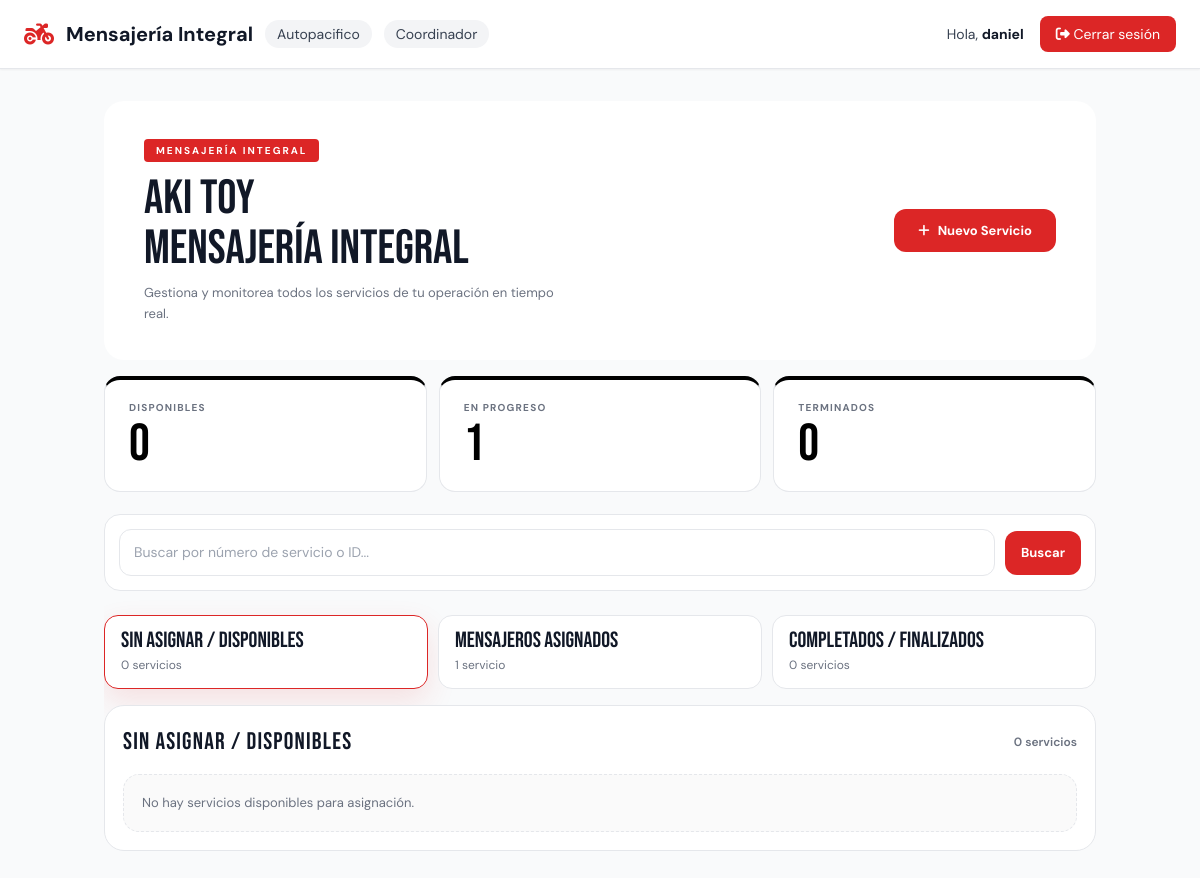
The page /inicio/ (signed in) on the database as committed earlier.
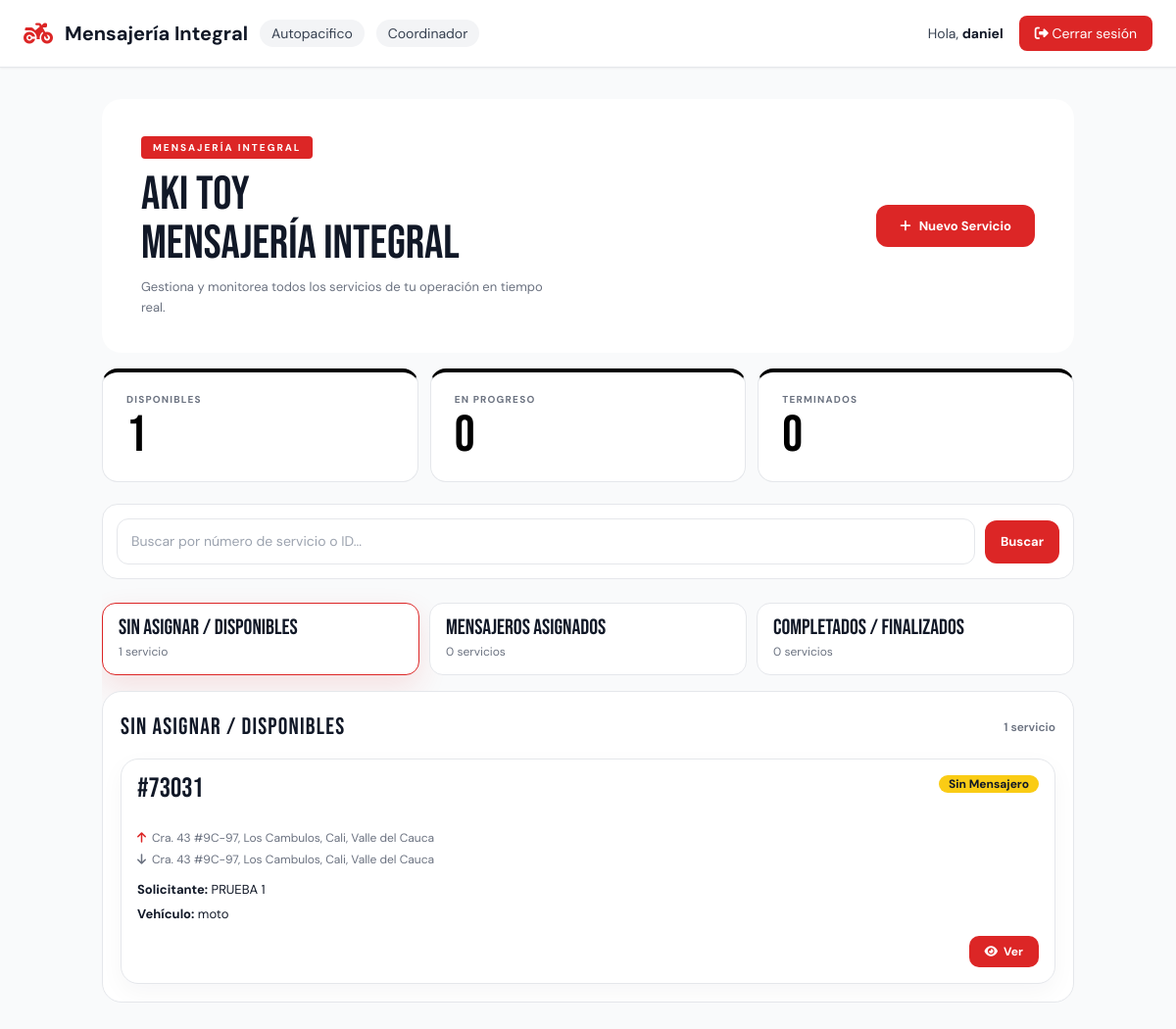
The same page on the database as committed later.
### servicios/models.py (models this page shows, shortened)
class Servicio(models.Model):
    ESTADO_CHOICES = [
        ('sin_asignar', 'Sin asignar'),
        ('en_progreso', 'En progreso'),
        ('terminado', 'Terminado'),
    ]
    PRIORIDAD_CHOICES = [
        ('normal', 'Normal'),
        ('alta', 'Alta'),
    ]
    empresa = models.ForeignKey(
        Empresa,
        on_delete=models.CASCADE,
        related_name='servicios',
        null=True,
        blank=True,
    )
    creado_por = models.ForeignKey(
        Usuario,
        on_delete=models.SET_NULL,
        null=True,
        blank=True,
        related_name='servicios_creados'
    )
    cliente = models.ForeignKey(
        Usuario,
        on_delete=models.CASCADE,
        related_name='servicios_cliente'
    )
    mensajero = models.ForeignKey(
        Usuario,
        on_delete=models.SET_NULL,
        null=True,
        blank=True,
        related_name='servicios_mensajero'
    )
    orden = models.CharField(max_length=20, unique=True, db_index=True)
    descripcion = models.TextField(blank=True)
    sede = models.CharField(max_length=100, blank=True)
    area = models.CharField(max_length=100, blank=True)
    nombre_solicitante = models.CharField(max_length=150, blank=True)
    telefono_solicitante = models.CharField(max_length=30, blank=True)
    ciudad_origen = models.CharField(max_length=100, blank=True)
    ciudad_destino = models.CharField(max_length=100, blank=True)
    origen = models.TextField()
    destino = models.TextField()
    fecha_entrega_deseada = models.DateField(null=True, blank=True)
    nombre_quien_recibe = models.CharField(max_length=150, blank=True)
    telefono_quien_recibe = models.CharField(max_length=30, blank=True)
    tipo_servicio = models.CharField(max_length=100, blank=True)
    tipo_pago = models.CharField(max_length=100, blank=True)
    descripcion_pago = models.TextField(blank=True)
    tipo_recorrido = models.CharField(max_length=100, blank=True)
    tipo_vehiculo = models.CharField(max_length=50)
    prioridad = models.CharField(max_length=10, choices=PRIORIDAD_CHOICES, default='normal')
    estado = models.CharField(max_length=20, choices=ESTADO_CHOICES, default='sin_asignar', db_index=True)
    fecha_creacion = models.DateTimeField(auto_now_add=True, db_index=True)
    origen_lat = models.DecimalField(max_digits=9, decimal_places=6, null=True, blank=True)
    origen_lng = models.DecimalField(max_digits=9, decimal_places=6, null=True, blank=True)
    destino_lat = models.DecimalField(max_digits=9, decimal_places=6, null=True, blank=True)
    destino_lng = models.DecimalField(max_digits=9, decimal_places=6, null=True, blank=True)
    mensajero_lat = models.DecimalField(max_digits=9, decimal_places=6, null=True, blank=True)
    mensajero_lng = models.DecimalField(max_digits=9, decimal_places=6, null=True, blank=True)
    mensajero_ubicacion_actualizada_en = models.DateTimeField(null=True, blank=True)
    class Meta:
        verbose_name = "Servicio"
        verbose_name_plural = "Servicios"

### dashboard/views.py (the view)
# urls.py: path('inicio/', views.inicio, name='inicio'),
@login_required
def inicio(request):
    if request.user.rol != 'coordinador':
        return _redirigir_dashboard(request.user)
    servicios = _servicios_empresa(request.user)
    context = _contexto_dashboard(request.user, servicios)
    context.update({
        'servicios': servicios,
        'servicios_disponibles': servicios.filter(estado__in=['sin_asignar', 'disponible']),
        'servicios_en_progreso': servicios.filter(estado='en_progreso'),
        'servicios_terminados': servicios.filter(estado='terminado'),
        'total_servicios': servicios.count(),
    })
    return render(request, 'dashboard/inicio.html', context)

### dashboard/context_processors.py (called while the page is built)
def google_maps(request):
    return {
        'google_maps_api_key': getattr(settings, 'GOOGLE_MAPS_API_KEY', ''),
    }

### dashboard/views.py (called while the page is built)
def _puede_gestionar_servicios(user):
    return user.rol in {'cliente', 'coordinador'}

def _contexto_dashboard(user, servicios):
    disponibles = servicios.filter(estado__in=['sin_asignar', 'disponible'])
    return {
        'servicios': servicios,
        'sin_asignar': disponibles.count(),
        'disponibles': disponibles.count(),
        'en_progreso': servicios.filter(estado='en_progreso').count(),
        'terminados': servicios.filter(estado='terminado').count(),
        'puede_gestionar_servicios': _puede_gestionar_servicios(user),
    }

### dashboard/templates/dashboard/inicio.html (shortened to what the changed rows need)
{% extends 'dashboard/base.html' %}
{% load l10n %}
{% block content %}
<div class="dashboard-shell flex flex-col gap-3 md:gap-4">
  <div class="grid grid-cols-1 gap-3 sm:grid-cols-3">
    <div>
      <div class="stat black-top h-100">
        <div class="stat-label">Disponibles</div>
        <div class="stat-num">{{ disponibles }}</div>
      </div>
    </div>
    <div>
      <div class="stat black-top h-100">
        <div class="stat-label">En progreso</div>
        <div class="stat-num">{{ en_progreso }}</div>
      </div>
    </div>
  </div>
  <div class="control-bar">
    <div class="tabs-strip">
      <button type="button" class="tab-button active" data-panel-target="panel-disponibles">
        <span class="tab-title">Sin Asignar / Disponibles</span>
        <span class="tab-subtitle">{{ disponibles }} servicio{{ disponibles|pluralize }}</span>
      </button>
      <button type="button" class="tab-button" data-panel-target="panel-progreso">
        <span class="tab-title">Mensajeros Asignados</span>
        <span class="tab-subtitle">{{ en_progreso }} servicio{{ en_progreso|pluralize }}</span>
      </button>
    </div>
  </div>
  <div class="panel-stack">
    <section id="panel-disponibles" class="panel-section" data-panel-section>
      <div class="panel-head">
        <h3>Sin Asignar / Disponibles</h3>
        <span class="panel-count">{{ servicios_disponibles|length }} servicio{{ servicios_disponibles|length|pluralize }}</span>
      </div>
      <div class="service-grid">
        {% for s in servicios_disponibles %}
        <article class="service-card" data-service-card data-service-id="{{ s.id }}" data-service-order="{{ s.orden }}">
          <div class="service-card-header">
            <div>
              <div class="service-card-title">#{{ s.orden }}</div>
              <div class="prioridad-alta {% if s.prioridad != 'alta' %}invisible{% endif %}">● Alta prioridad</div>            </div>
            <span class="badge bg-warning text-dark">Sin Mensajero</span>
          </div>
          <div class="service-card-route">
            <span><i class="fas fa-arrow-up" style="color:var(--rojo);margin-right:6px;"></i>{{ s.origen|truncatechars:62 }}</span>
            <span><i class="fas fa-arrow-down" style="margin-right:6px;"></i>{{ s.destino|truncatechars:62 }}</span>
          </div>
          <div class="service-card-meta">
            <span><strong>Solicitante:</strong> {{ s.nombre_solicitante|default:"-" }}</span>
            <span><strong>Vehículo:</strong> {{ s.tipo_vehiculo|default:"-" }}</span>
          </div>
          <div class="service-card-actions">
            <button class="btn-ver" type="button" onclick="abrirModal('{{ s.id }}')"><i class="fas fa-eye"></i> Ver</button>
          </div>
        </article>
        {% empty %}
        <div class="service-empty">No hay servicios disponibles para asignación.</div>
        {% endfor %}
      </div>
    </section>
  </div>
</div>
{% endblock %}

Rows that differ between the two databases and show on the page:
added Servicio: orden "73031", origen "Cra. 43 #9C-97, Los Cambulos, Cali, Valle del Cauca", destino "Cra. 43 #9C-97, Los Cambulos, Cali, Valle del Cauca", nombre_solicitante "PRUEBA 1", tipo_vehiculo "moto"
Other text that changed with them:
{{ disponibles }}: "0" → "1"
{{ en_progreso }}: "1" → "0"
{{ servicios_disponibles|length }}: "0" → "1"
text no longer shown: "No hay servicios disponibles para asignación."
